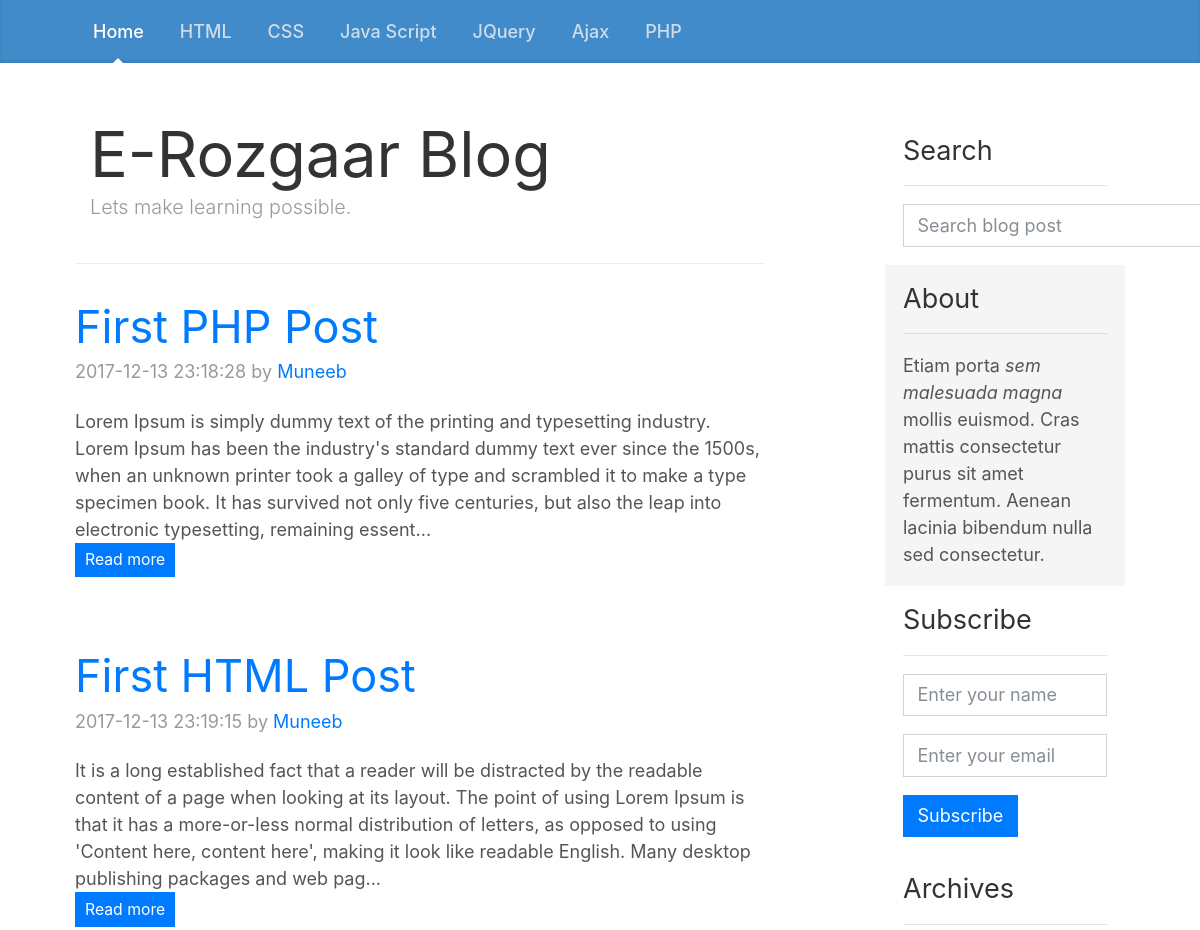
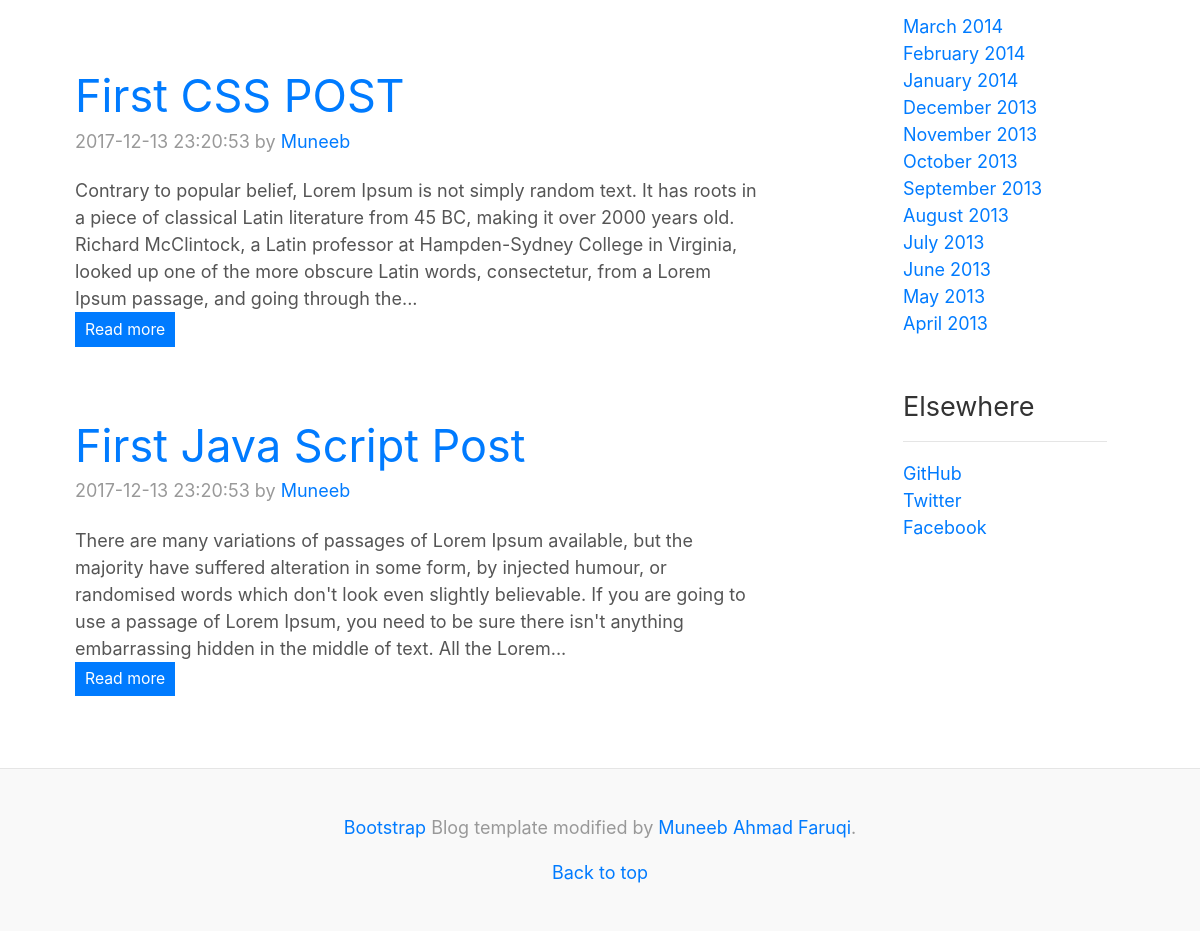
The page / on the database its author committed (2 pictures, top to bottom).
### tables this page shows
CREATE TABLE `tbl_categories` (
  `id` int(11) NOT NULL,
  `cat_text` varchar(100) NOT NULL
);

CREATE TABLE `tbl_posts` (
  `id` int(11) NOT NULL,
  `post_title` varchar(100) NOT NULL,
  `post_body` text NOT NULL,
  `date_time` timestamp NOT NULL DEFAULT CURRENT_TIMESTAMP,
  `post_author` varchar(50) NOT NULL,
  `post_keywords` varchar(200) NOT NULL,
  `post_category` int(11) NOT NULL
);

### index.php (the view)
<?php
	include 'includes/header.php';
	$sql_fetch_posts= (isset($_GET['category'])) ? "SELECT * FROM tbl_posts WHERE post_category='".mysqli_real_escape_string($link,$_GET['category'])."'" : "SELECT * FROM tbl_posts";
	$result= $link->query($sql_fetch_posts);
?>
          <div class="blog-header">
	        <div class="container">
	          <h1 class="blog-title">E-Rozgaar Blog</h1>
	          <p class="lead blog-description">Lets make learning possible.</p>
	        </div>
	      </div>
	      <?php
	      	if($result->num_rows >0 ){
	      		while($post= $result->fetch_assoc()){ ?>
	      		<div class="blog-post">
		            <h2 class="blog-post-title"><a href="single.php?post=<?php echo $post['id']; ?>"><?php echo $post['post_title']; ?></a></h2>
		            <p class="blog-post-meta"><?php echo $post['date_time']; ?> by <a href="#"><?php echo $post['post_author']; ?></a></p>
		            <div class="post-body">
		            	<?php $post_body =$post['post_body'];
		            		   echo substr($post_body, 0, 350).'...';
		            	?>
		            </div>
		            <a href="single.php?post=<?php echo $post['id']; ?>" class="btn btn-sm btn-primary">Read more</a>
          		</div>
	      		<?php
	      		}
	      	}
	      ?>
        <?php
        	include "includes/sidebar.php";
        	include "includes/footer.php";
        ?>

### includes/header.php (shortened to what this page needs)
<?php
	include 'includes/dbcon.php';
  $sql_cats= "SELECT * FROM tbl_categories";
  $result = $link->query($sql_cats);
?>
<!doctype html>
<html lang="en">
  <head>
    <link href="css/bootstrap.css" rel="stylesheet">
    <link href="css/custom.css" rel="stylesheet">
    <link href="css/blog.css" rel="stylesheet">
  </head>
  <body>
    <header>
      <div class="blog-masthead">
        <div class="container">
          <nav class="nav">
            <?php
              $home_active = isset($_GET['category']) ? "<a class=\"nav-link\" href=\"index.php\">Home</a>" : "<a class=\"nav-link active\" href=\"index.php\">Home</a>";
               echo $home_active;
              if($result->num_rows > 0){
                while($row = $result->fetch_assoc()){
                  $cat_active = ( isset($_GET['category']) && $row['id'] == $_GET['category'] ) ? "active" : "";
                  ?>
                    <a class="nav-link <?php echo $cat_active; ?>" href="index.php?category=<?php echo $row['id']; ?>"><?php echo $row['cat_text']; ?></a>
                  <?php
                }
              }
            ?>
          </nav>
        </div>
      </div>
    </header>
    <main role="main" class="container">
      <div class="row">
        <div class="col-sm-8 blog-main">

### includes/sidebar.php (shortened to what this page needs)
</div>
<aside class="col-sm-3 ml-sm-auto blog-sidebar">
        	<div class="sidebar-module">
        		<h4>Search</h4><hr>
        		<form class="form-inline" method="get" action="results.php">
        			<div class="form-group">
				    	<input type="text"  class="form-control" name="srch_post" id="srch_post" placeholder="Search blog post">
				  </div>
        		</form>
        	</div>
          <div class="sidebar-module sidebar-module-inset">
            <h4>About</h4><hr>
            <p>Etiam porta <em>sem malesuada magna</em> mollis euismod. Cras mattis consectetur purus sit amet fermentum. Aenean lacinia bibendum nulla sed consectetur.</p>
          </div>
          <div class="sidebar-module">
          	<h4>Subscribe</h4><hr>
          	<form>
      		  <div class="form-group">
			    <input type="text" class="form-control" id="exampleInputEmail1" name="name" aria-describedby="emailHelp" placeholder="Enter your name">
			  </div>
			  <div class="form-group">
			    <input type="email" class="form-control" id="exampleInputEmail1" aria-describedby="emailHelp" placeholder="Enter your email">
			  </div>
			  <button type="submit" name="btn_subscribe" class="btn btn-primary">Subscribe</button>
			</form>
          </div>
          <div class="sidebar-module">
            <h4>Archives</h4><hr>
            <ol class="list-unstyled">
              <li><a href="#">March 2014</a></li>
              <li><a href="#">February 2014</a></li>
              <li><a href="#">January 2014</a></li>
              <li><a href="#">December 2013</a></li>
              <li><a href="#">November 2013</a></li>
              <li><a href="#">October 2013</a></li>
              <li><a href="#">September 2013</a></li>
              <li><a href="#">August 2013</a></li>
              <li><a href="#">July 2013</a></li>
              <li><a href="#">June 2013</a></li>
              <li><a href="#">May 2013</a></li>
              <li><a href="#">April 2013</a></li>
            </ol>
          </div>
          <div class="sidebar-module">
            <h4>Elsewhere</h4><hr>
            <ol class="list-unstyled">
              <li><a href="#">GitHub</a></li>
              <li><a href="#">Twitter</a></li>
              <li><a href="#">Facebook</a></li>
            </ol>
          </div>
        </aside>

### includes/footer.php (shortened to what this page needs)
</div>
    </main>
    <footer class="blog-footer">
      <p><a href="https://getbootstrap.com/">Bootstrap</a> Blog template modified by <a href="https://www.facebook.com/muneebfaruqi">Muneeb Ahmad Faruqi</a>.
        </p>
        <p><a href="#">Back to top</a></p>
    </footer>
  </body>
</html>

### css/custom.css (style rules this page uses)
* { border-radius: 0 !important; }

### css/blog.css (style rules this page uses)
@media (min-width: 48em) { html { font-size: 18px; } }
body { color: #555; }
h1, .h1, h2, .h2, h3, .h3, h4, .h4, h5, .h5, h6, .h6 { font-weight: 400; color: #333; }
.container { max-width: 60rem; }
.blog-masthead { margin-bottom: 3rem; background-color: #428bca; box-shadow: inset 0 -.1rem .25rem rgba(0,0,0,.1); }
.nav-link { position: relative; padding: 1rem; font-weight: 500; color: #cdddeb; }
.nav-link.active { color: #fff; }
.nav-link.active::after { position: absolute; bottom: 0; left: 50%; width: 0; height: 0; margin-left: -.3rem; vertical-align: middle; content: ""; border-right: .3rem solid transparent; border-bottom: .3rem solid; border-left: .3rem solid transparent; }
.blog-header { padding-bottom: 1.25rem; margin-bottom: 2rem; border-bottom: .05rem solid #eee; }
.blog-title { margin-bottom: 0; font-size: 2rem; font-weight: 400; }
.blog-description { font-size: 1.1rem; color: #999; }
@media (min-width: 40em) { .blog-title { font-size: 3.5rem; } }
.sidebar-module { padding: 1rem; }
.sidebar-module-inset { padding: 1rem; background-color: #f5f5f5; border-radius: .25rem; }
.sidebar-module-inset p:last-child, .sidebar-module-inset ul:last-child, .sidebar-module-inset ol:last-child { margin-bottom: 0; }
.blog-post { margin-bottom: 4rem; }
.blog-post-title { margin-bottom: .25rem; font-size: 2.5rem; }
.blog-post-meta { margin-bottom: 1.25rem; color: #999; }
.blog-footer { padding: 2.5rem 0; color: #999; text-align: center; background-color: #f9f9f9; border-top: .05rem solid #e5e5e5; }
.blog-footer p:last-child { margin-bottom: 0; }

### rows shown on the page
tbl_categories: cat_text "HTML"
tbl_categories: cat_text "CSS"
tbl_categories: cat_text "Java Script"
tbl_categories: cat_text "JQuery"
tbl_categories: cat_text "Ajax"
tbl_categories: cat_text "PHP"
tbl_posts: post_title "First PHP Post", date_time "2017-12-13 23:18:28", post_author "Muneeb", post_body "Lorem Ipsum is simply dummy text of the printing and typesetting industry. Lorem Ipsum has been the industry's standard dummy text ever since the 1500s, when an unknown printer took a galley of type and scrambled it to make a type specimen book. It has survived not only five centuries, but also the leap into electronic typesetting, remaining essent"
tbl_posts: post_title "First HTML Post", date_time "2017-12-13 23:19:15", post_author "Muneeb", post_body "It is a long established fact that a reader will be distracted by the readable content of a page when looking at its layout. The point of using Lorem Ipsum is that it has a more-or-less normal distribution of letters, as opposed to using 'Content here, content here', making it look like readable English. Many desktop publishing packages and web pag"
tbl_posts: post_title "First CSS POST", date_time "2017-12-13 23:20:53", post_author "Muneeb", post_body "Contrary to popular belief, Lorem Ipsum is not simply random text. It has roots in a piece of classical Latin literature from 45 BC, making it over 2000 years old. Richard McClintock, a Latin professor at Hampden-Sydney College in Virginia, looked up one of the more obscure Latin words, consectetur, from a Lorem Ipsum passage, and going through the"
tbl_posts: post_title "First Java Script Post", date_time "2017-12-13 23:20:53", post_author "Muneeb", post_body "There are many variations of passages of Lorem Ipsum available, but the majority have suffered alteration in some form, by injected humour, or randomised words which don't look even slightly believable. If you are going to use a passage of Lorem Ipsum, you need to be sure there isn't anything embarrassing hidden in the middle of text. All the Lorem"
